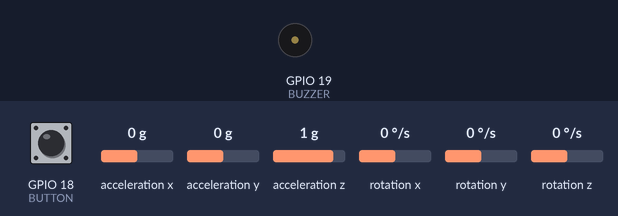
This sketch was run on a simulated ESP32. On the bench: buzzer (waves = sounding, pin HIGH). The test bench sets the inputs (shaded band); at power-on: acceleration z 1 g, GPIO 18 (BUTTON) HIGH, acceleration x 0 g, acceleration y 0 g, rotation x 0 °/s, rotation y 0 °/s, rotation z 0 °/s. WiFi joins after 1.5 s; servers stay silent unless stated; what the sketch prints to the serial monitor is not drawn.

Above: at 6.0 s.
6.1 s: acceleration z set to -0.4 g
7.6 s: acceleration z set to -0.7 g
At 8.6 s:
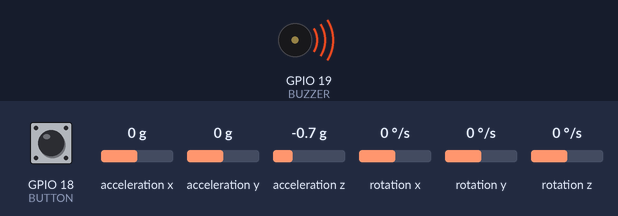
Timing chart, 0 to 10.6 s (numbered marks = the images above; inputs shaded):
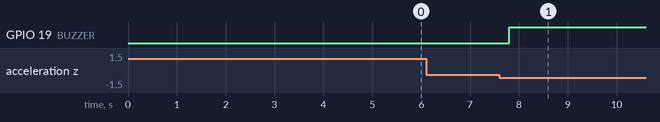

Measured:
- the behaviour switches between -0.5 and -0.6 g on acceleration z (found by bisection; images 0 and 1)
- after the input at 6.1 s, every drawn part: stays the same
- after the input at 7.6 s, GPIO 19 (BUZZER): LOW → HIGH after 0.21 s

The sketch:

blynk.helmet.ino
```cpp
// 🔹 Define Blynk Template Info
#define BLYNK_TEMPLATE_ID "TMPL3XA2P-Wi3"
#define BLYNK_TEMPLATE_NAME "Fall Detection Helmet"
#define BLYNK_AUTH_TOKEN "FC3mmjQs-V4EgEn8jMzjVgk-gfMe_shd"

// 🔹 Include Libraries
#define BLYNK_PRINT Serial  // Enable Serial Debugging
#include <Wire.h>
#include <MPU6050_tockn.h>  // MPU6050 library (Ensure it's installed correctly)
#include <WiFi.h>
#include <BlynkSimpleEsp32.h>

// 🔹 Define Pin Connections
#define BUZZER 19
#define BUTTON 18
#define SDA_PIN 21
#define SCL_PIN 22

// 🔹 WiFi Credentials
char ssid[] = "Rupam";        // Change to your WiFi SSID
char pass[] = "00000000";     // Change to your WiFi Password

// 🔹 Create Instances
MPU6050 mpu6050(Wire);  // MPU6050 Object
BlynkTimer timer;

// 🔹 Fall Detection Variables
bool fallDetected = false;
unsigned long fallTime = 0;
const float FALL_THRESHOLD = -0.5;  // Adjust based on testing (Negative for downward acceleration)

// 🔹 Setup Function
void setup() {
    Serial.begin(115200);
    Wire.begin(SDA_PIN, SCL_PIN);

    pinMode(BUZZER, OUTPUT);
    pinMode(BUTTON, INPUT_PULLUP);

    // 🔹 Initialize MPU6050
    mpu6050.begin();
    mpu6050.calcGyroOffsets(true);
    Serial.println("✅ MPU6050 Initialized");

    // 🔹 Connect to Blynk
    Blynk.begin(BLYNK_AUTH_TOKEN, ssid, pass);
    Serial.println("✅ Blynk Connected!");

    // 🔹 Setup timers
    timer.setInterval(500, checkFall);   // Check fall every 500ms
    timer.setInterval(1000, checkButton); // Check button every 1 sec
    timer.setInterval(1000, checkAlert);  // Check alert every 1 sec
}

// 🔹 Function to Detect Fall
void checkFall() {
    mpu6050.update();
    float accZ = mpu6050.getAccZ();  // Read Z-axis acceleration

    if (accZ < FALL_THRESHOLD) {  // Fall detected (Threshold should be negative)
        fallDetected = true;
        fallTime = millis();
        digitalWrite(BUZZER, HIGH); // Start buzzer
        Serial.println("⚠ Fall detected! Press button within 10 sec to cancel alert.");
    }
}

// 🔹 Function to Send Alert if Not Canceled
void checkAlert() {
    if (fallDetected && (millis() - fallTime >= 10000)) { // If 10 sec passed
        Serial.println("⏳ No response! Sending alert via Blynk...");
        Blynk.logEvent("fall_alert", "🚨 Fall Detected! Check immediately!");
        digitalWrite(BUZZER, LOW);
        fallDetected = false;
    }
}

// 🔹 Function to Check Button Press for Canceling Alert
void checkButton() {
    if (fallDetected && digitalRead(BUTTON) == LOW) {
        Serial.println("✅ Alert canceled by user.");
        digitalWrite(BUZZER, LOW);
        fallDetected = false;
    }
}

// 🔹 Loop Function
void loop() {
    Blynk.run();  // Run Blynk
    timer.run();  // Run Timers (NO SPECIAL CHARACTERS HERE)
}
```
